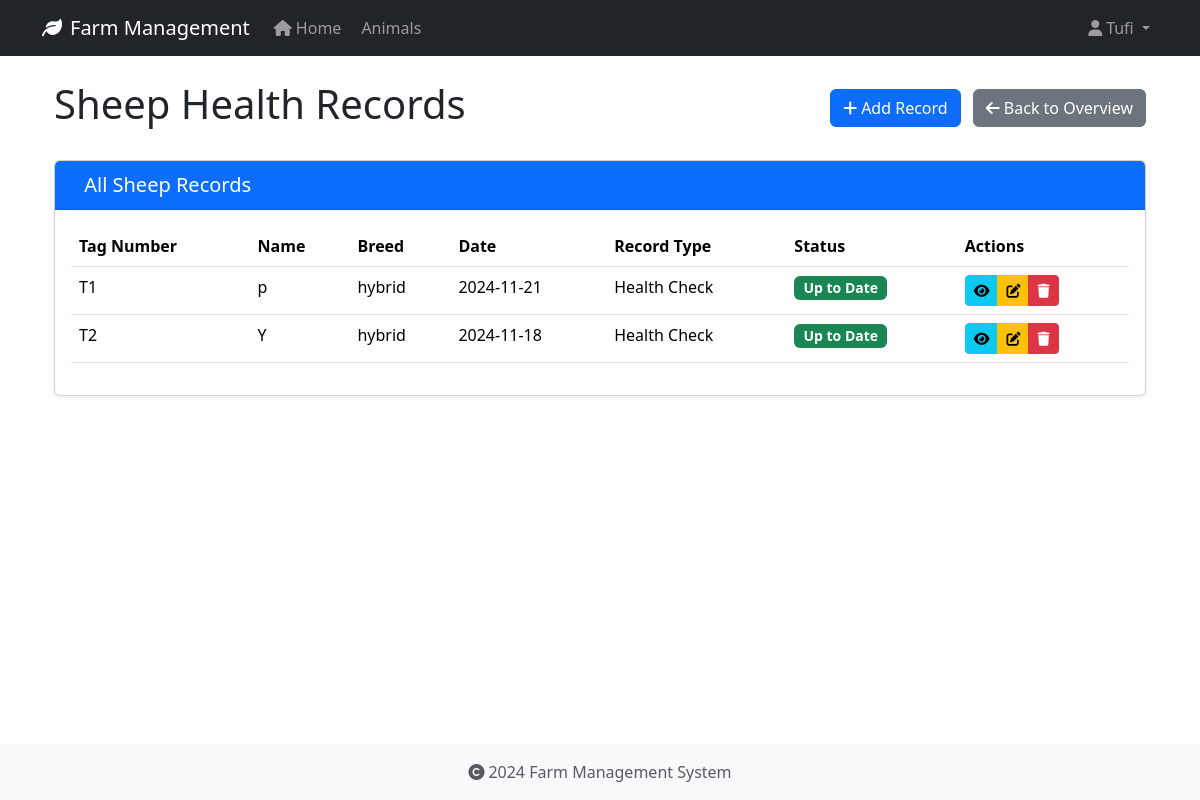
/health-records/type/sheep (signed in), run on an earlier commit of the app's database.
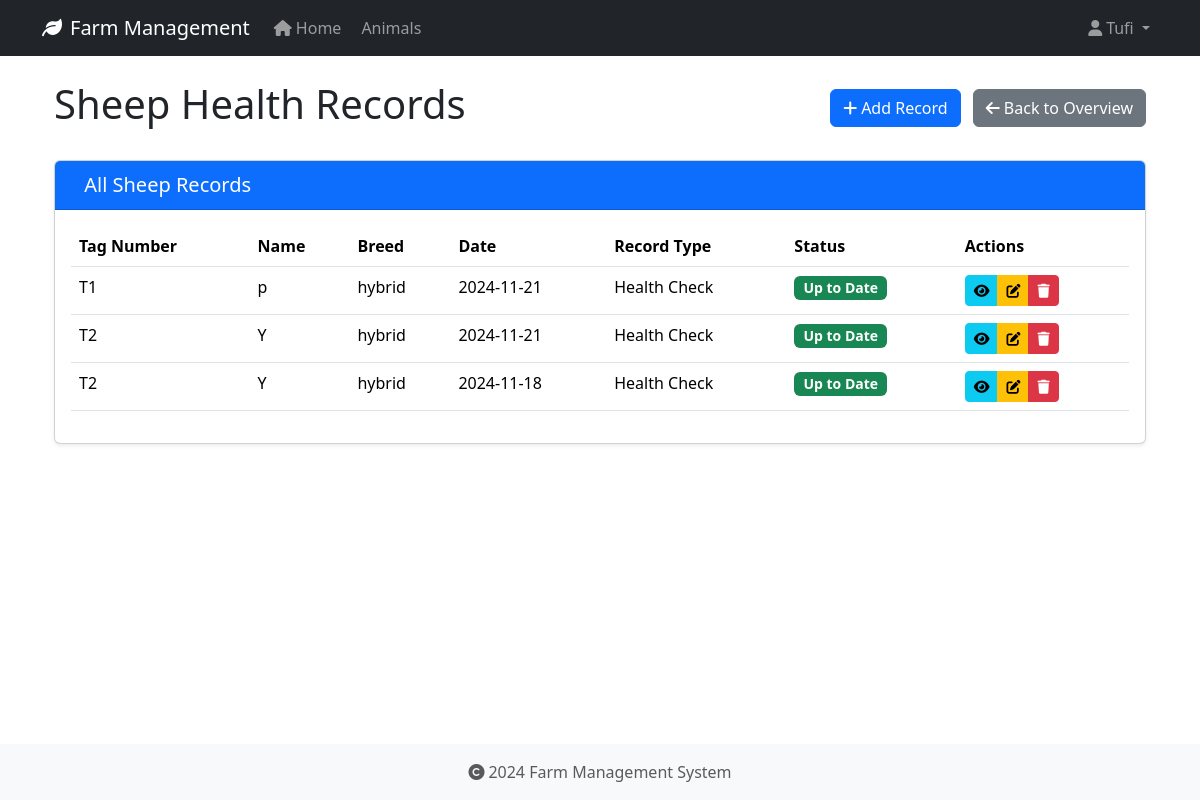
And on a later commit of the database.
### app/models/user.py (models this page shows, shortened)
class User(UserMixin, db.Model):
    id = db.Column(db.Integer, primary_key=True)
    username = db.Column(db.String(80), unique=True, nullable=False)
    email = db.Column(db.String(120), unique=True, nullable=False)
    password_hash = db.Column(db.String(128))
    role = db.Column(db.String(20), default='user')
    created_at = db.Column(db.DateTime, default=datetime.utcnow)
    last_login = db.Column(db.DateTime)
    is_active = db.Column(db.Boolean, default=True)
    first_name = db.Column(db.String(50))
    last_name = db.Column(db.String(50))
    reset_token = db.Column(db.String(100), unique=True)  # Store password reset token
    reset_token_expiration = db.Column(db.DateTime)       # Store token expiration time

### app/models/animal.py (models this page shows, shortened)
class HealthRecord(db.Model):
    id = db.Column(db.Integer, primary_key=True)
    animal_id = db.Column(db.Integer, db.ForeignKey('animal.id', ondelete='CASCADE'), nullable=False)
    record_type = db.Column(db.String(50), nullable=False)  # Made nullable=False
    date = db.Column(db.Date, nullable=False)
    description = db.Column(db.Text, nullable=True)
    treatment = db.Column(db.Text, nullable=True)
    cost = db.Column(db.Float, nullable=True)
    next_due_date = db.Column(db.Date, nullable=True)
    created_at = db.Column(db.DateTime, default=datetime.utcnow, nullable=False)
    created_by_id = db.Column(db.Integer, db.ForeignKey('user.id', ondelete='SET NULL'), nullable=True)

class Animal(db.Model):
    id = db.Column(db.Integer, primary_key=True)
    tag_number = db.Column(db.String(50), unique=True, nullable=False, index=True)
    name = db.Column(db.String(100), nullable=True)  # Explicitly mark as nullable
    species = db.Column(db.String(50), nullable=False, index=True)
    breed = db.Column(db.String(50), nullable=True)
    date_of_birth = db.Column(db.Date, nullable=True)
    gender = db.Column(db.String(20), nullable=True)
    weight = db.Column(db.Float, nullable=True)
    status = db.Column(db.String(20), default='active', nullable=False)
    purchase_date = db.Column(db.Date, nullable=True)
    purchase_price = db.Column(db.Float, nullable=True)
    notes = db.Column(db.Text, nullable=True)
    created_at = db.Column(db.DateTime, default=datetime.utcnow, nullable=False)
    updated_at = db.Column(db.DateTime, default=datetime.utcnow, onupdate=datetime.utcnow, nullable=False)
    wool_type = db.Column(db.String(50), nullable=True)
    last_shearing = db.Column(db.Date, nullable=True)
    fleece_weight = db.Column(db.Float, nullable=True)
    wool_grade = db.Column(db.String(20), nullable=True)
    lambing_status = db.Column(db.String(50), nullable=True)
    lambing_date = db.Column(db.Date, nullable=True)
    milk_production = db.Column(db.Float, nullable=True)
    last_milking = db.Column(db.Date, nullable=True)  # Changed from DateTime to Date
    milk_quality = db.Column(db.String(20), nullable=True)
    calving_status = db.Column(db.String(50), nullable=True)
    calving_date = db.Column(db.Date, nullable=True)
    milk_fat_content = db.Column(db.Float, nullable=True)
    egg_production = db.Column(db.Integer, nullable=True)
    egg_color = db.Column(db.String(20), nullable=True)
    comb_type = db.Column(db.String(20), nullable=True)
    laying_status = db.Column(db.String(20), nullable=True)
    last_laying_date = db.Column(db.Date, nullable=True)
    egg_size = db.Column(db.String(20), nullable=True)
    category = db.Column(db.String(50), nullable=True)
    special_needs = db.Column(db.Text, nullable=True)
    diet_requirements = db.Column(db.Text, nullable=True)
    habitat = db.Column(db.String(100), nullable=True)
    health_records = db.relationship('HealthRecord', backref='animal', lazy=True, cascade='all, delete-orphan')

### app/routes/health_records.py (the view)
@bp.route('/type/<animal_type>')
@login_required
def list_by_type(animal_type):
    today = date.today()
    species = animal_type.capitalize()
    records = (HealthRecord.query
              .join(Animal)
              .filter(Animal.species == species)
              .order_by(HealthRecord.date.desc())
              .all())
    try:
        return render_template(f'health_records/{animal_type.lower()}/list.html',
                             records=records,
                             animal_type=species,
                             today=today)
    except TemplateNotFound:
        try:
            return render_template('health_records/shared/list.html',
                                 records=records,
                                 animal_type=species,
                                 today=today)
        except TemplateNotFound as e:
            print(f"Debug - Looking for templates at:")
            print(f"1. health_records/{animal_type.lower()}/list.html")
            print(f"2. health_records/shared/list.html")
            raise e

### app/models/user.py (called while the page is built)
@login_manager.user_loader
def load_user(user_id):
    return User.query.get(int(user_id))

### app/templates/health_records/sheep/list.html (shortened to what this page needs)
{% extends "base.html" %}
{% block content %}
<div class="container">
    <div class="d-flex justify-content-between align-items-center mb-4">
        <h1>{{ animal_type }} Health Records</h1>
        <div>
            {% if animal_type == 'Sheep' %}
                <a href="{{ url_for('health_records.add_sheep') }}" class="btn btn-primary me-2">
                    <i class="fas fa-plus me-1"></i>Add Record
                </a>
            {% elif animal_type == 'Cattle' %}
                <a href="{{ url_for('health_records.add_cattle') }}" class="btn btn-success me-2">
                    <i class="fas fa-plus me-1"></i>Add Record
                </a>
            {% elif animal_type == 'Goat' %}
                <a href="{{ url_for('health_records.add_goat') }}" class="btn btn-warning me-2">
                    <i class="fas fa-plus me-1"></i>Add Record
                </a>
            {% elif animal_type == 'Chicken' %}
                <a href="{{ url_for('health_records.add_chicken') }}" class="btn btn-info me-2">
                    <i class="fas fa-plus me-1"></i>Add Record
                </a>
            {% endif %}
            <a href="{{ url_for('health_records.index') }}" class="btn btn-secondary">
                <i class="fas fa-arrow-left me-1"></i>Back to Overview
            </a>
        </div>
    </div>
    <div class="card">
        <div class="card-header {% if animal_type == 'Sheep' %}bg-primary
                               {% elif animal_type == 'Cattle' %}bg-success
                               {% elif animal_type == 'Goat' %}bg-warning
                               {% elif animal_type == 'Chicken' %}bg-info{% endif %} text-white">
            <h2 class="h5 mb-0">
                All {{ animal_type }} Records
            </h2>
        </div>
        <div class="card-body">
            {% if records %}
                <div class="table-responsive">
                    <table class="table table-hover">
                        <thead>
                            <tr>
                                <th>Tag Number</th>
                                <th>Name</th>
                                <th>Breed</th>
                                <th>Date</th>
                                <th>Record Type</th>
                                <th>Status</th>
                                <th>Actions</th>
                            </tr>
                        </thead>
                        <tbody>
                            {% for record in records %}
                            <tr>
                                <td>{{ record.animal.tag_number }}</td>
                                <td>{{ record.animal.name or 'N/A' }}</td>
                                <td>{{ record.animal.breed or 'N/A' }}</td>
                                <td>{{ record.date.strftime('%Y-%m-%d') }}</td>
                                <td>{{ record.record_type }}</td>
                                <td>
                                    <span class="badge {% if record.next_due_date and record.next_due_date < today %}bg-danger
                                                   {% elif record.next_due_date == today %}bg-warning
                                                   {% else %}bg-success{% endif %}">
                                        {% if record.next_due_date and record.next_due_date < today %}
                                            Overdue
                                        {% elif record.next_due_date == today %}
                                            Due Today
                                        {% else %}
                                            Up to Date
                                        {% endif %}
                                    </span>
                                </td>
                                <td>
                                    <div class="btn-group btn-group-sm">
                                        <a href="{{ url_for('health_records.view', id=record.id) }}"
                                           class="btn btn-info" title="View">
                                            <i class="fas fa-eye"></i>
                                        </a>
                                        <a href="{{ url_for('health_records.edit', id=record.id) }}"
                                           class="btn btn-warning" title="Edit">
                                            <i class="fas fa-edit"></i>
                                        </a>
                                        <button type="button" class="btn btn-danger" title="Delete"
                                                onclick="confirmDelete({{ record.id }}, '{{ record.animal.tag_number }}')">
                                            <i class="fas fa-trash"></i>
                                        </button>
                                    </div>
                                </td>
                            </tr>
                            {% endfor %}
                        </tbody>
                    </table>
                </div>
            {% endif %}
        </div>
    </div>
</div>
{% endblock %}

### app/templates/base.html (shortened to what this page needs)
<!DOCTYPE html>
<html lang="en">
<head>
    <link rel="stylesheet" href="https://cdn.jsdelivr.net/npm/bootstrap@5.3.2/dist/css/bootstrap.min.css">
    <link rel="stylesheet" href="https://cdnjs.cloudflare.com/ajax/libs/font-awesome/6.0.0/css/all.min.css">
    <link rel="stylesheet" href="{{ url_for('static', filename='css/main.css') }}">
</head>
<body>
    <nav class="navbar navbar-expand-lg navbar-dark bg-dark">
        <div class="container">
            <a class="navbar-brand" href="{{ url_for('main.index') }}">
                <i class="fas fa-leaf me-2"></i>Farm Management
            </a>
            <div class="collapse navbar-collapse" id="navbarNav">
                <ul class="navbar-nav">
                    <li class="nav-item">
                        <a class="nav-link" href="{{ url_for('main.index') }}">
                            <i class="fas fa-home me-1"></i>Home
                        </a>
                    </li>
                    <li class="nav-item">
                        <a class="nav-link" href="{{ url_for('animals.index') }}">
                            Animals
                        </a>
                    </li>
                </ul>
                <ul class="navbar-nav ms-auto">
                    {% if current_user.is_authenticated %}
                        <li class="nav-item dropdown">
                            <a class="nav-link dropdown-toggle" href="#" id="userDropdown" role="button" data-bs-toggle="dropdown">
                                <i class="fas fa-user me-1"></i>{{ current_user.username }}
                            </a>
                        </li>
                    {% endif %}
                </ul>
            </div>
        </div>
    </nav>
    <main class="container mt-4">
        {% block content %}
        {% endblock %}
    </main>
    <footer class="footer mt-auto py-3 bg-light">
        <div class="container text-center">
            <span class="text-muted">
                <i class="fas fa-copyright me-1"></i>2024 Farm Management System
            </span>
        </div>
    </footer>
</body>
</html>

### app/static/css/main.css (style rules this page uses)
body { min-height: 100vh; display: flex; flex-direction: column; }
main { flex: 1 0 auto; }
.footer { flex-shrink: 0; }

### app/templates/health_records/sheep/list.html (style rules this page uses)
.card { box-shadow: 0 0.125rem 0.25rem rgba(0, 0, 0, 0.075); }
.card-header { padding: 0.75rem 1rem; }
.table th { font-weight: 600; }
.badge { font-size: 0.875rem; }

What changed in the data, as far as the page shows it:
added HealthRecord: animal.tag_number "T2", animal "Y", animal "hybrid", date "2024-11-21", record_type "Health Check", shows "Up to Date"
